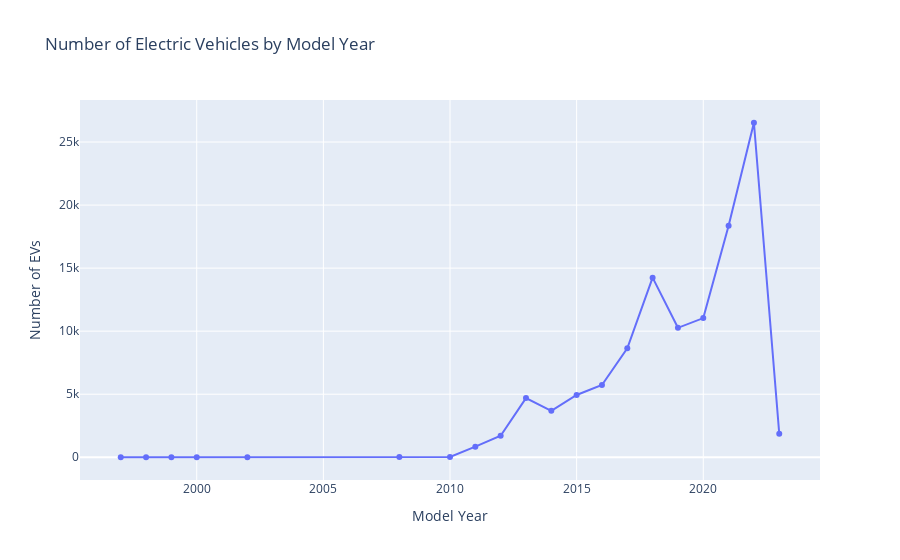

Source (notebook cell):
### Code cell
import plotly.express as px

# Group by Model Year and count number of vehicles
model_year_counts = data.groupby('Model Year')['VIN (1-10)'].count().reset_index()
model_year_counts.columns = ['Model Year', 'Number of EVs']

# Line chart to show number of EVs over years
fig = px.line(
    model_year_counts,
    x='Model Year',
    y='Number of EVs',
    title='Number of Electric Vehicles by Model Year',
    markers=True
)

fig.show()

### Figure 1 — Plotly figure (JSON) as saved in the notebook; plotly's stock layout.template omitted (floating-point values rounded to 4 significant figures)
{"data": [{"hovertemplate": "Model Year=%{x}<br>Number of EVs=%{y}<extra></extra>", "legendgroup": "", "line": {"color": "#636efa", "dash": "solid"}, "marker": {"symbol": "circle"}, "mode": "lines+markers", "name": "", "orientation": "v", "showlegend": false, "type": "scatter", "x": [1997, 1998, 1999, 2000, 2002, 2008, 2010, 2011, 2012, 2013, 2014, 2015, 2016, 2017, 2018, 2019, 2020, 2021, 2022, 2023], "xaxis": "x", "y": [1, 1, 3, 10, 2, 23, 24, 840, 1705, 4691, 3685, 4940, 5735, 8644, 14246, 10266, 11038, 18364, 26530, 1866], "yaxis": "y"}], "layout": {"legend": {"tracegroupgap": 0}, "title": {"text": "Number of Electric Vehicles by Model Year"}, "xaxis": {"anchor": "y", "domain": [0, 1], "title": {"text": "Model Year"}}, "yaxis": {"anchor": "x", "domain": [0, 1], "title": {"text": "Number of EVs"}}}}
